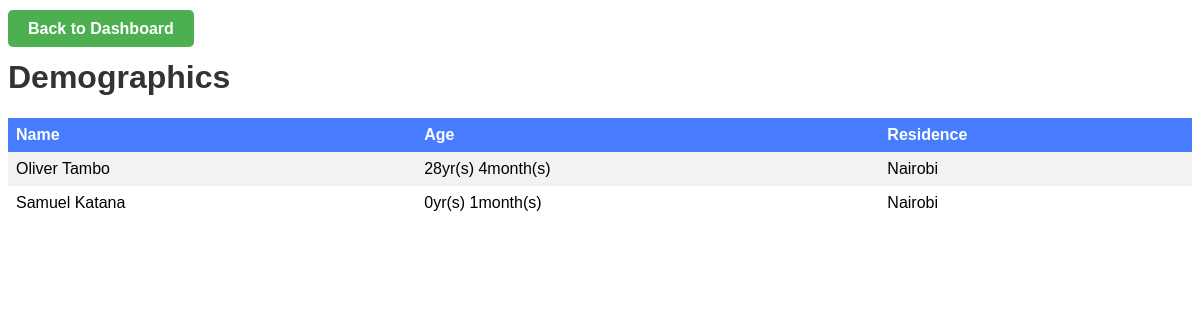
The page /demographics.php on the database its author committed.
### tables this page shows
CREATE TABLE `patient` (
  `patient_id` int(11) NOT NULL,
  `registration_datetime` datetime DEFAULT NULL,
  `health_number` varchar(255) DEFAULT NULL,
  `patient_name` varchar(255) DEFAULT NULL,
  `gender` enum('Male','Female','Other') DEFAULT NULL,
  `date_of_birth` date DEFAULT NULL,
  `phone_number` varchar(255) DEFAULT NULL,
  `email` varchar(255) DEFAULT NULL,
  `address` text DEFAULT NULL,
  `marital_status` enum('Single','Married','Divorced','Widowed') DEFAULT NULL,
  `is_under_18` tinyint(1) DEFAULT NULL,
  `parent_name` varchar(255) DEFAULT NULL,
  `parent_phone_number` varchar(255) DEFAULT NULL,
  `emergency_contact_name` varchar(255) DEFAULT NULL,
  `emergency_contact_relationship` varchar(255) DEFAULT NULL,
  `emergency_contact_phone_number` varchar(255) DEFAULT NULL,
  `reason_for_registration` text DEFAULT NULL,
  `taking_medications` tinyint(1) DEFAULT NULL
);

### demographics.php (the view, shortened to what this page needs)
<!DOCTYPE html>
<html>
<head>
    <div class="back">
        <a href="admin.php" class="back-button">Back to Dashboard</a>
    </div>
</head>
<body>
    <?php
    include "connect.php";
    $query = "SELECT patient.*, TIMESTAMPDIFF(YEAR, patient.date_of_birth, CURDATE()) AS age, TIMESTAMPDIFF(MONTH, patient.date_of_birth, CURDATE()) % 12 AS months FROM patient";
    $result = mysqli_query($conn, $query);
    ?>
    <h1>Demographics</h1>
    <table>
        <tr>
            <th>Name</th>
            <th>Age</th>
            <th>Residence</th>
        </tr>
        <?php
        while ($row = mysqli_fetch_assoc($result)) {
            echo '<tr>';
            echo '<td>' . $row["patient_name"] . '</td>';
            echo '<td>' . $row["age"] . 'yr(s) ' .  $row["months"] . 'month(s)' . '</td>';
            echo '<td>' . $row["address"] . '</td>';
            echo '</tr>';
        }
        ?>
    </table>
</body>
</html>

### demographics.php (style rules this page uses)
body { font-family: Verdana, Geneva, Tahoma, sans-serif; }
h1 { color: #333; }
table { border-collapse: collapse; width: 100%; }
th, td { text-align: left; padding: 8px; }
tr:nth-child(even) { background-color: #f2f2f2; }
th { background-color: #487cff; color: white; }
.back { margin-top: 20px; }
.back-button { padding: 10px 20px; background-color: #4CAF50; color: white; border: none; text-decoration: none; font-weight: bold; border-radius: 5px; }

### rows shown on the page
patient: patient_name "Oliver Tambo", age "28", months "4", address "Nairobi"
patient: patient_name "Samuel Katana", age "0", months "1", address "Nairobi"
